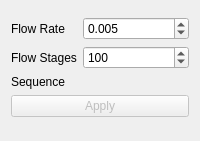
<?xml version="1.0" encoding="UTF-8"?>
<ui version="4.0">
  <class>CMCF</class>
  <widget class="qMRMLWidget" name="CMCF">
    <layout class="QFormLayout" name="verticalLayout">
      <item row="0" column="0" colspan="2">
        <widget class="qMRMLSubjectHierarchyTreeView" name="selModel">
          <property name="noneEnabled">
            <bool>true</bool>
          </property>
          <property name="nodeType">
            <stringlist>
              <string>vtkMRMLModelNode</string>
            </stringlist>
          </property>
          <property name="multiSelection">
            <bool>false</bool>
          </property>
        </widget>
      </item>

      <item row="1" column="0">
        <widget class="QLabel">
          <property name="text">
            <string>Flow Rate</string>
          </property>
        </widget>
      </item>
      <item row="1" column="1">
        <widget class="QDoubleSpinBox" name="dsbRate">
          <property name="decimals">
            <number>3</number>
          </property>
          <property name="minimum">
            <double>0.001</double>
          </property>
          <property name="maximum">
            <double>1.0</double>
          </property>
          <property name="value">
            <double>0.005</double>
          </property>
          <property name="singleStep">
            <double>0.001</double>
          </property>
        </widget>
      </item>

      <item row="2" column="0">
        <widget class="QLabel">
          <property name="text">
            <string>Flow Stages</string>
          </property>
        </widget>
      </item>
      <item row="2" column="1">
        <widget class="QSpinBox" name="sbStages">
          <property name="minimum">
            <number>0</number>
          </property>
          <property name="maximum">
            <number>10000</number>
          </property>
          <property name="value">
            <number>100</number>
          </property>
          <property name="singleStep">
            <number>25</number>
          </property>
        </widget>
      </item>

      <item row="3" column="0">
        <widget class="QLabel">
          <property name="text">
            <string>Sequence</string>
          </property>
        </widget>
      </item>
      <item row="3" column="1">
        <widget class="qMRMLNodeComboBox" name="selSequence">
          <property name="noneEnabled">
            <bool>true</bool>
          </property>
          <property name="noneDisplay">
            <string>Automatic</string>
          </property>
          <property name="addEnabled">
            <bool>true</bool>
          </property>
          <property name="renameEnabled">
            <bool>true</bool>
          </property>
          <property name="editEnabled">
            <bool>true</bool>
          </property>
          <property name="removeEnabled">
            <bool>true</bool>
          </property>
        </widget>
      </item>

      <item row="4" column="0" colspan="2">
        <widget class="QPushButton" name="btnApply">
          <property name="enabled">
            <bool>false</bool>
          </property>
          <property name="toolTip">
            <string>Run the algorithm.</string>
          </property>
          <property name="text">
            <string>Apply</string>
          </property>
        </widget>
      </item>

      <item row="5" column="0" colspan="2">
        <spacer name="verticalSpacer">
          <property name="orientation">
            <enum>Qt::Vertical</enum>
          </property>
        </spacer>
      </item>
    </layout>
  </widget>
  <customwidgets>
    <customwidget>
      <class>qMRMLWidget</class>
      <extends>QWidget</extends>
      <header>qMRMLWidget.h</header>
      <container>1</container>
    </customwidget>
    <customwidget>
      <class>qMRMLNode</class>
      <extends>QWidget</extends>
      <header>qMRMLNode.h</header>
    </customwidget>
    <customwidget>
      <class>qMRMLNodeComboBox</class>
      <extends>QWidget</extends>
      <header>qMRMLNodeComboBox.h</header>
    </customwidget>
    <customwidget>
      <class>qMRMLSubjectHierarchyTreeView</class>
      <extends>QWidget</extends>
      <header>qMRMLSubjectHierarchyTreeView.h</header>
    </customwidget>
  </customwidgets>
  <resources/>
  <connections>
    <connection>
      <sender>CMCF</sender>
      <signal>mrmlSceneChanged(vtkMRMLScene*)</signal>
      <receiver>selModel</receiver>
      <slot>setMRMLScene(vtkMRMLScene*)</slot>
    </connection>
    <connection>
      <sender>CMCF</sender>
      <signal>mrmlSceneChanged(vtkMRMLScene*)</signal>
      <receiver>selSequence</receiver>
      <slot>setMRMLScene(vtkMRMLScene*)</slot>
    </connection>
  </connections>
</ui>
